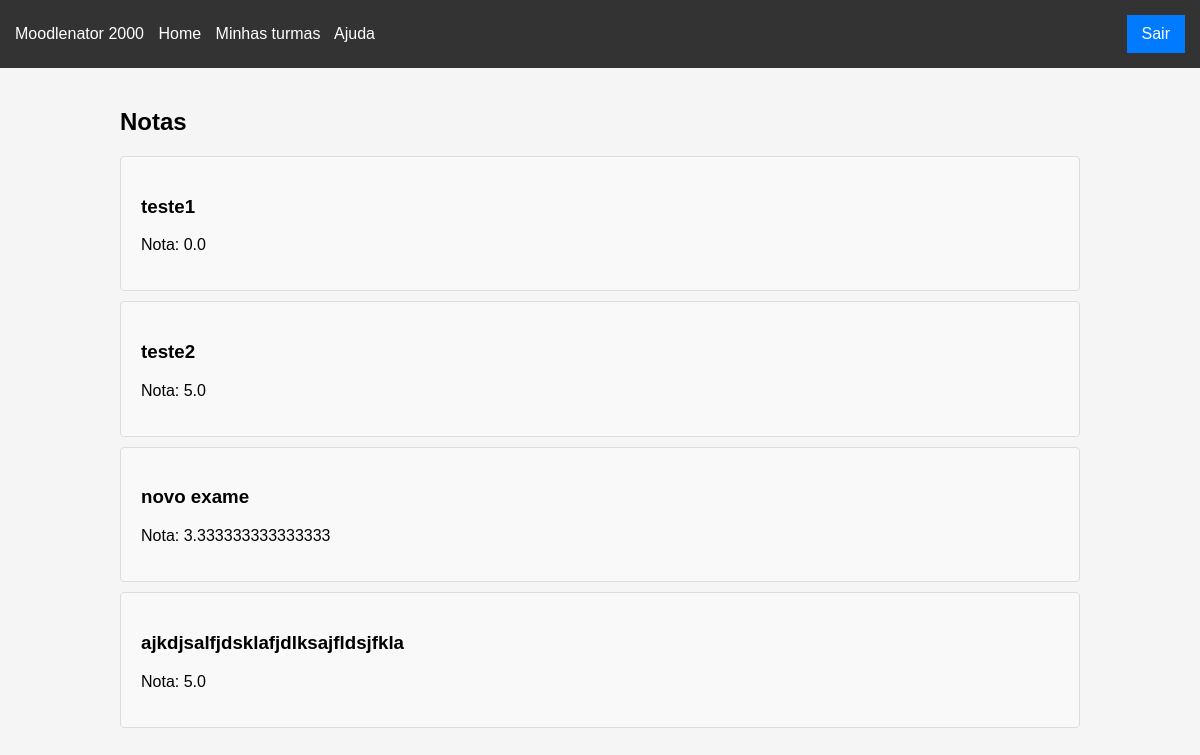
The page /grades (signed in) on the database its author committed.
### app/models/exame.py (models this page shows, shortened)
class Exame(db.Model):
    __tablename__ = "exame"
    id = Column(Integer, primary_key=True, autoincrement=True)
    nome = Column(String(50), nullable=False)
    professor = Column(Integer, nullable=False) # todo
    nota = Column(Float, nullable=False)
    data_abertura = Column(DATETIME, nullable=False)
    data_fechamento = Column(DATETIME, nullable=False)
    duracao = Column(Integer, nullable=True)
    questoes = db.relationship("Questao", secondary="questao_exame", back_populates="exames") # many to many

class Nota(db.Model):
    __tablename__ = "nota"
    id = db.Column(db.Integer, primary_key=True)
    matricula_aluno = db.Column(db.Integer, db.ForeignKey('user.matricula'), nullable=False)
    exame_id = db.Column(db.Integer, db.ForeignKey('exame.id'), nullable=False)
    nota = db.Column(db.Float, nullable=False)  # Changed from Integer to Float
    aluno = db.relationship('User', backref=db.backref('notas', lazy=True))
    exame = db.relationship('Exame', backref=db.backref('notas', lazy=True))

### app/controllers/exames.py (the view)
@bp.route("/grades", methods=["GET"])
@login_required
def ver_notas():
    notas = Nota.query.filter_by(matricula_aluno=current_user.matricula).all()
    dados_exame = []
    for nota in notas:
        respostas_aluno = RespostaAluno.query.filter_by(id_exame=nota.exame_id, id_aluno=current_user.matricula).all()
        dados_exame.append({
            "exame": nota.exame,
            "nota": nota,
            "respostas_aluno": respostas_aluno
        })
    return render_template("notas.html", dados_exame=dados_exame)

### app/app.py (called while the page is built)
def create_app():
    app = Flask(__name__)
    basedir = os.path.abspath(os.path.dirname(__file__))
    db_path = os.path.join(basedir, '..', 'saas.db')
    login_manager.init_app(app)
    app.config["SECRET_KEY"] = "secret"
    app.config["SQLALCHEMY_DATABASE_URI"] = f"sqlite:///{db_path}"
    db.init_app(app)
    with app.app_context():
        from .models.user import User
        from .models.exame import Exame
        from .models.questao import Questao
        db.create_all()
    bootstrap.init_app(app)
    @app.context_processor
    def inject_bootstrap():
        return {'bootstrap': bootstrap}
    from .auth import blueprints
    app.register_blueprint(blueprints()[0])
    from .controllers import blueprints
    for bp in blueprints():
        app.register_blueprint(bp)
    from .cli_cmds import seed_cli
    app.cli.add_command(seed_cli)
    return app

@login_manager.user_loader
def load_user(user_id):
    from .models.user import User
    return User.query.get(user_id)

### app/models/user.py (called while the page is built)
    @property
    def is_authenticated(self):
        return True

### app/templates/notas.html (shortened to what this page needs)
{% extends "base.html" %}
{% block content %}
<div class="container">
    <h2 class="mb-4">Notas</h2>
    {% for dados in dados_exame %}
    <div class="card" onclick="toggleDetails(this)">
        <div class="card-header">
            <h3 class="mb-0">{{ dados.exame.nome }}</h3>
        </div>
        <div class="card-body">
            <p class="mb-0">Nota: {{ dados.nota.nota }}</p>
        </div>
    </div>
    {% endfor %}
</div>
{% endblock %}

### app/templates/base.html (style rules this page uses)
body { font-family: Arial, sans-serif; margin: 0; padding: 0; background: #f5f5f5; }

### app/templates/notas.html (style rules this page uses)
.container { width: 80%; margin: auto; padding: 20px; }
.card { border: 1px solid #ddd; border-radius: 4px; margin-bottom: 10px; padding: 20px; background-color: #f9f9f9; transition: background-color 0.2s ease; }
.card-header { margin-bottom: 10px; }

### rows shown on the page
Exame: exame.nome "teste1"
Nota: nota.nota "0.0"
Exame: exame.nome "teste2"
Nota: nota.nota "5.0"
Exame: exame.nome "novo exame"
Nota: nota.nota "3.333333333333333"
Exame: exame.nome "ajkdjsalfjdsklafjdlksajfldsjfkla"
Nota: nota.nota "5.0"
